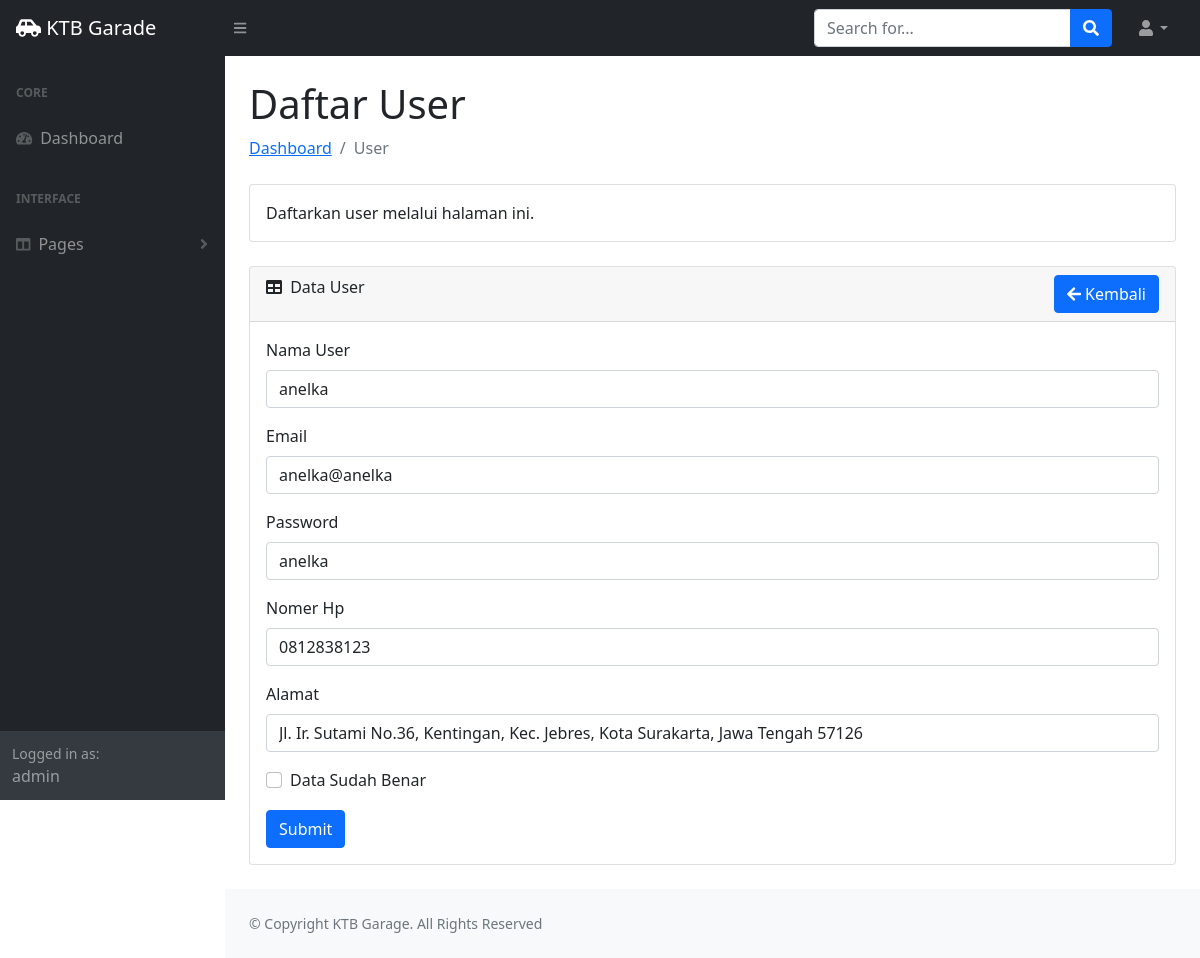
Page /admin/user/edit.php?id_user=1 (signed in) on the committed database.
### tables this page shows
CREATE TABLE `user` (
  `id_user` int(11) NOT NULL,
  `email` varchar(25) NOT NULL,
  `password` varchar(25) NOT NULL,
  `nama_user` varchar(25) NOT NULL,
  `no_hp` varchar(13) NOT NULL,
  `alamat` varchar(255) NOT NULL,
  `level` int(2) NOT NULL
);

### admin/user/edit.php (the view, shortened to what this page needs)
<?php
include "../../include.php";
?>
<!DOCTYPE html>
<html lang="en">
    <head>
        <link href="https://cdn.jsdelivr.net/npm/simple-datatables@latest/dist/style.css" rel="stylesheet" />
        <link href="../css/styles.css" rel="stylesheet" />
    </head>
    <body class="sb-nav-fixed">
        <nav class="sb-topnav navbar navbar-expand navbar-dark bg-dark">
            <a class="navbar-brand ps-3" href="../"><i class="fas fa-car-side fa-fw"></i> KTB Garade</a>
            <button class="btn btn-link btn-sm order-1 order-lg-0 me-4 me-lg-0" id="sidebarToggle" href="#!"><i class="fas fa-bars"></i></button>
            <form class="d-none d-md-inline-block form-inline ms-auto me-0 me-md-3 my-2 my-md-0">
                <div class="input-group">
                    <input class="form-control" type="text" placeholder="Search for..." aria-label="Search for..." aria-describedby="btnNavbarSearch" />
                    <button class="btn btn-primary" id="btnNavbarSearch" type="button"><i class="fas fa-search"></i></button>
                </div>
            </form>
            <ul class="navbar-nav ms-auto ms-md-0 me-3 me-lg-4">
                <li class="nav-item dropdown">
                    <a class="nav-link dropdown-toggle" id="navbarDropdown" href="#" role="button" data-bs-toggle="dropdown" aria-expanded="false"><i class="fas fa-user fa-fw"></i></a>
                </li>
            </ul>
        </nav>
        <div id="layoutSidenav">
            <div id="layoutSidenav_nav">
                <nav class="sb-sidenav accordion sb-sidenav-dark" id="sidenavAccordion">
                    <div class="sb-sidenav-menu">
                        <div class="nav">
                            <div class="sb-sidenav-menu-heading">Core</div>
                            <a class="nav-link" href="../">
                                <div class="sb-nav-link-icon"><i class="fas fa-tachometer-alt"></i></div>
                                Dashboard
                            </a>
                            <div class="sb-sidenav-menu-heading">Interface</div>
                            <a class="nav-link collapsed" href="#" data-bs-toggle="collapse" data-bs-target="#collapseLayouts" aria-expanded="false" aria-controls="collapseLayouts">
                                <div class="sb-nav-link-icon"><i class="fas fa-columns"></i></div>
                                Pages
                                <div class="sb-sidenav-collapse-arrow"><i class="fas fa-angle-down"></i></div>
                            </a>
                        </div>
                    </div>
                    <div class="sb-sidenav-footer">
                        <div class="small">Logged in as:</div>
                        <?php echo $_SESSION['nama']?>
                    </div>
                </nav>
            </div>
            <div id="layoutSidenav_content">
                <main>
                    <div class="container-fluid px-4">
                        <h1 class="mt-4">Daftar User</h1>
                        <ol class="breadcrumb mb-4">
                            <li class="breadcrumb-item"><a href="../">Dashboard</a></li>
                            <li class="breadcrumb-item active">User</li>
                        </ol>
                        <div class="card mb-4">
                            <div class="card-body">
                                Daftarkan user melalui halaman ini.
                            </div>
                        </div>
                        <div class="card mb-4">
                            <div class="card-header">
                                <i class="fas fa-table me-1"></i>
                                Data User
                                <button class="btn btn-primary" name="" style="float:right;">
                                    <a href="index.php" class="text-white" style="text-decoration: none;"><i class="fa fa-trash-o fa-arrow-left"></i> Kembali</a>
                                </button>
                            </div>
                            <div class="card-body">
                                <?php
                                    $edit = "SELECT * FROM user WHERE id_user=$_GET[id_user]";
                                    $result = mysqli_query($hai, $edit);
                                    if(mysqli_num_rows($result) > 0){
                                    while($row = mysqli_fetch_assoc($result)){?>
                                    <form method="POST" action="edit.php" class="row g-3">
                                        <div class="col-md-12">
                                          <label class="form-label">Nama User</label>
                                          <input type="text" class="form-control" id="nama" name="nama" value="<?php echo $row['nama_user']?>">
                                        </div>
                                        <div class="col-md-12">
                                          <label class="form-label">Email</label>
                                          <input type="text" class="form-control" id="email" name="email" value="<?php echo $row['email']?>">
                                        </div>
                                        <div class="col-md-12">
                                          <label class="form-label">Password</label>
                                          <input type="text" class="form-control" id="password" name="password" name="nama" value="<?php echo $row['password']?>">
                                        </div>
                                        <div class="col-md-12">
                                          <label for="" class="form-label">Nomer Hp</label>
                                          <input type="number" class="form-control" id="no_hp" name="no_hp" name="nama" value="<?php echo $row['no_hp']?>">
                                        </div>
                                        <div class="col-md-12">
                                          <label for="" class="form-label">Alamat</label>
                                          <input type="text" class="form-control" id="alamat" name="alamat" name="nama" value="<?php echo $row['alamat']?>">
                                        </div>
                                        <div class="col-12">
                                          <div class="form-check">
                                            <input class="form-check-input" type="checkbox" id="gridCheck" required="">
                                            <label class="form-check-label" for="gridCheck" >
                                              Data Sudah Benar
                                            </label>
                                          </div>
                                        </div>
                                        <div class="col-12">
                                          <button type="submit" name="update" class="btn btn-primary">Submit</button>
                                        </div>
                                      </form>
                                    <?php }}?>
                            </div>
                        </div>
                    </div>
                </main>
                <footer class="py-4 bg-light mt-auto">
                    <div class="container-fluid px-4">
                        <div class="d-flex align-items-center justify-content-between small">
                            <div class="text-muted">&copy; Copyright KTB Garage. All Rights Reserved</div>
                        </div>
                    </div>
                </footer>
            </div>
        </div>
    </body>
</html>

### rows in the picture
user: nama "anelka", email "anelka@anelka", password "anelka", no_hp "0812838123", alamat "Jl. Ir. Sutami No.36, Kentingan, Kec. Jebres, Kota Surakarta, Jawa Tengah 57126"

### other values in the picture
$_SESSION['nama'] "admin"
